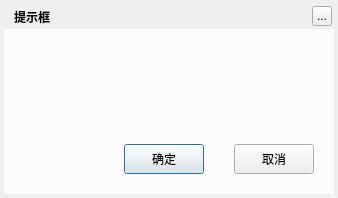
<?xml version="1.0" encoding="UTF-8"?>
<ui version="4.0">
 <class>MusicMessageBox</class>
 <widget class="QDialog" name="MusicMessageBox">
  <property name="geometry">
   <rect>
    <x>0</x>
    <y>0</y>
    <width>338</width>
    <height>198</height>
   </rect>
  </property>
  <property name="windowTitle">
   <string>提示框</string>
  </property>
  <property name="styleSheet">
   <string notr="true"/>
  </property>
  <widget class="QLabel" name="background">
   <property name="geometry">
    <rect>
     <x>4</x>
     <y>4</y>
     <width>330</width>
     <height>190</height>
    </rect>
   </property>
   <property name="styleSheet">
    <string notr="true"/>
   </property>
   <property name="text">
    <string/>
   </property>
  </widget>
  <widget class="QLabel" name="topTitleName">
   <property name="geometry">
    <rect>
     <x>14</x>
     <y>4</y>
     <width>221</width>
     <height>25</height>
    </rect>
   </property>
   <property name="styleSheet">
    <string notr="true">color:&quot;#FFFFFF&quot;;font-weight:bold</string>
   </property>
   <property name="text">
    <string>提示框</string>
   </property>
  </widget>
  <widget class="QToolButton" name="topTitleCloseButton">
   <property name="geometry">
    <rect>
     <x>312</x>
     <y>6</y>
     <width>20</width>
     <height>20</height>
    </rect>
   </property>
   <property name="text">
    <string>...</string>
   </property>
  </widget>
  <widget class="QWidget" name="backgroundMask" native="true">
   <property name="geometry">
    <rect>
     <x>4</x>
     <y>29</y>
     <width>330</width>
     <height>165</height>
    </rect>
   </property>
   <property name="styleSheet">
    <string notr="true">background:rgba(255,255,255,200)</string>
   </property>
  </widget>
  <widget class="QPushButton" name="confirmButton">
   <property name="geometry">
    <rect>
     <x>124</x>
     <y>144</y>
     <width>80</width>
     <height>30</height>
    </rect>
   </property>
   <property name="text">
    <string>确定</string>
   </property>
  </widget>
  <widget class="QPushButton" name="cancelButton">
   <property name="geometry">
    <rect>
     <x>234</x>
     <y>144</y>
     <width>80</width>
     <height>30</height>
    </rect>
   </property>
   <property name="text">
    <string>取消</string>
   </property>
  </widget>
  <widget class="QLabel" name="textLabel">
   <property name="geometry">
    <rect>
     <x>49</x>
     <y>39</y>
     <width>240</width>
     <height>95</height>
    </rect>
   </property>
   <property name="styleSheet">
    <string notr="true">font-size:14px;font-weight:bold;</string>
   </property>
   <property name="alignment">
    <set>Qt::AlignCenter</set>
   </property>
   <property name="wordWrap">
    <bool>true</bool>
   </property>
  </widget>
  <widget class="QLabel" name="iconLabel">
   <property name="geometry">
    <rect>
     <x>4</x>
     <y>39</y>
     <width>100</width>
     <height>100</height>
    </rect>
   </property>
   <property name="pixmap">
    <pixmap resource="../../../TTKQrc/MusicPlayer.qrc">:/image/lb_warning</pixmap>
   </property>
  </widget>
  <zorder>background</zorder>
  <zorder>backgroundMask</zorder>
  <zorder>confirmButton</zorder>
  <zorder>cancelButton</zorder>
  <zorder>topTitleName</zorder>
  <zorder>topTitleCloseButton</zorder>
  <zorder>iconLabel</zorder>
  <zorder>textLabel</zorder>
 </widget>
 <resources>
  <include location="../../../TTKQrc/MusicPlayer.qrc"/>
 </resources>
 <connections/>
</ui>
